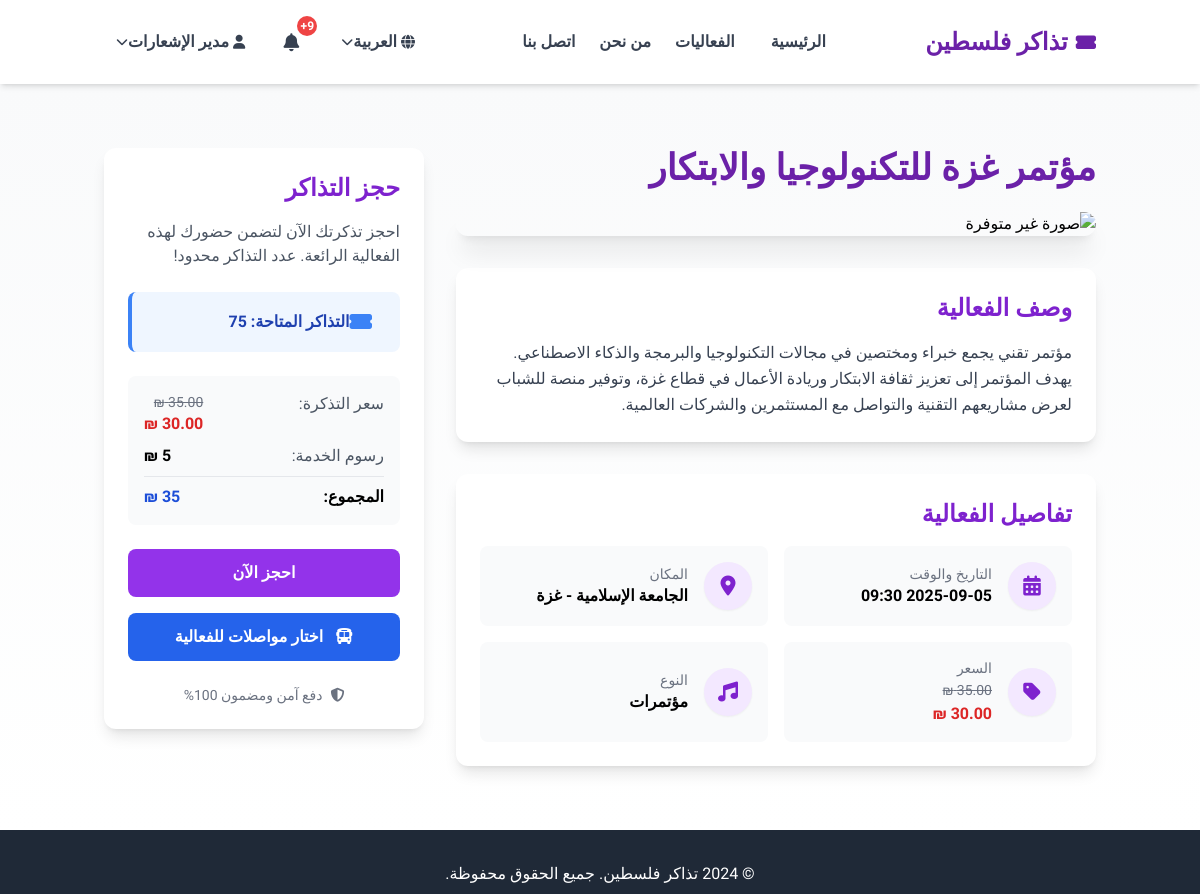
The app's page /event-details.php?id=17 (signed in) with its own data.
### tables this page shows
CREATE TABLE `events` (
  `id` int(11) NOT NULL,
  `title` varchar(255) NOT NULL,
  `description` text NOT NULL,
  `location` varchar(255) NOT NULL,
  `date_time` datetime NOT NULL,
  `end_time` datetime NOT NULL,
  `price` decimal(10,2) NOT NULL,
  `capacity` int(11) DEFAULT 100,
  `original_price` decimal(10,2) DEFAULT NULL,
  `category` varchar(50) NOT NULL,
  `organizer` varchar(100) DEFAULT NULL,
  `contact_email` varchar(100) DEFAULT NULL,
  `contact_phone` varchar(50) DEFAULT NULL,
  `is_featured` tinyint(1) DEFAULT 0,
  `status` varchar(20) DEFAULT 'active',
  `is_active` tinyint(1) DEFAULT 1,
  `image` varchar(255) DEFAULT NULL,
  `available_tickets` int(11) NOT NULL,
  `featured` tinyint(1) DEFAULT 0,
  `created_at` timestamp NOT NULL DEFAULT current_timestamp(),
  `updated_at` timestamp NOT NULL DEFAULT current_timestamp() ON UPDATE current_timestamp()
);

### config/database.php (called while the page is built, shortened)
<?php
class Database {
    private $host = DB_HOST;
    private $user = DB_USER;
    private $pass = DB_PASS;
    private $dbname = DB_NAME;
    private $dbh;
    private $stmt;
    public function __construct() {
        $dsn = 'mysql:host=' . $this->host . ';dbname=' . $this->dbname . ';charset=utf8mb4';
        $options = array(
            PDO::ATTR_PERSISTENT => true,
            PDO::ATTR_ERRMODE => PDO::ERRMODE_EXCEPTION,
            PDO::ATTR_DEFAULT_FETCH_MODE => PDO::FETCH_ASSOC,
            PDO::ATTR_EMULATE_PREPARES => false
        );
        try {
            $this->dbh = new PDO($dsn, $this->user, $this->pass, $options);
        } catch(PDOException $e) {
            $this->error = $e->getMessage();
            error_log('Database Connection Error: ' . $this->error);
            echo 'Database Connection Error: ' . $this->error;
        }
    }
    public function query($sql) {
        $this->stmt = $this->dbh->prepare($sql);
    }
    public function bind($param, $value, $type = null) {
        if(is_null($type)) {
            switch(true) {
                case is_int($value):
                    $type = PDO::PARAM_INT;
                    break;
            }
        }
        $this->stmt->bindValue($param, $value, $type);
    }
    public function execute() {
        try {
            return $this->stmt->execute();
        } catch(PDOException $e) {
            $this->error = $e->getMessage();
            error_log('Query Execution Error: ' . $this->error);
            return false;
        }
    }
    public function single() {
        $this->execute();
        return $this->stmt->fetch();
    }
}
?>

### includes/functions.php (called while the page is built, shortened)
<?php
function get_event_by_id($id) {
    $db = new Database();
    $db->query("SELECT * FROM events WHERE id = :id");
    $db->bind(':id', $id);
    return $db->single();
}

### includes/init.php (called while the page is built, shortened)
<?php
require_once __DIR__ . '/../config/database.php';
if (isset($_GET['lang'])) {
    $selected_lang = $_GET['lang'];
    $_SESSION['lang'] = $selected_lang;
} elseif (isset($_SESSION['lang'])) {
    $selected_lang = $_SESSION['lang'];
} else {
    $selected_lang = defined('APP_LANG') ? APP_LANG : 'ar';
}
require_once __DIR__ . '/icons.php';

### includes/icons.php (called while the page is built, shortened)
<?php
$icons = [
    'ar' => [
        'my_tickets' => 'fa-ticket-alt',
        'payment_methods' => 'fa-credit-card',
        'invoices' => 'fa-file-invoice',
        'notifications' => 'fa-bell',
        'account_preferences' => 'fa-cog',
        'security' => 'fa-shield-alt',
        'logout' => 'fa-sign-out-alt',
        'edit_profile' => 'fa-user-edit',
        'user' => 'fa-user',
        'globe' => 'fa-globe'
    ],
    'en' => [
        'my_tickets' => 'fa-tags',
        'payment_methods' => 'fa-money-bill-wave',
        'invoices' => 'fa-receipt',
        'notifications' => 'fa-envelope',
        'account_preferences' => 'fa-sliders-h',
        'security' => 'fa-lock',
        'logout' => 'fa-power-off',
        'edit_profile' => 'fa-pen',
        'user' => 'fa-user-circle',
        'globe' => 'fa-language'
    ],
    'he' => [
        'my_tickets' => 'fa-bookmark',
        'payment_methods' => 'fa-wallet',
        'invoices' => 'fa-file-alt',
        'notifications' => 'fa-comment',
        'account_preferences' => 'fa-tools',
        'security' => 'fa-user-shield',
        'logout' => 'fa-door-open',
        'edit_profile' => 'fa-id-card',
        'user' => 'fa-user-tie',
        'globe' => 'fa-globe-asia'
    ]
];
function get_icon($icon_name, $lang = null) {
    global $icons, $selected_lang;
    if ($lang === null) {
        $lang = $selected_lang;
    }
    if (isset($icons[$lang]) && isset($icons[$lang][$icon_name])) {
        return $icons[$lang][$icon_name];
    }
    return 'fa-question-circle';
}

### event-details.php (the view, shortened to what this page needs)
<?php
try {
    require_once 'includes/init.php';
    require_once 'includes/functions.php';
    require_once 'includes/header.php';
    $event_id = intval($_GET['id']);
    $event = get_event_by_id($event_id);
} catch (Exception $e) {
    die("خطأ في تحميل الملفات: " . $e->getMessage());
}
?>
<section class="py-16 bg-gradient-to-b from-gray-50 to-white min-h-[60vh]">
    <div class="container mx-auto px-4">
        <div class="flex flex-col md:flex-row gap-8">
            <div class="md:w-2/3">
                <h1 class="text-3xl md:text-4xl font-bold text-purple-800 mb-6"><?php echo $event['title']; ?></h1>
                <div class="relative overflow-hidden rounded-xl shadow-xl mb-8">
                    <img src="<?php echo !empty($event['image']) ? $event['image'] : 'assets/img/event-placeholder.jpg'; ?>" class="w-full h-auto object-cover" alt="<?php echo $event['title']; ?>">
                </div>
                <div class="bg-white rounded-xl shadow-lg p-6 mb-8">
                    <h2 class="text-2xl font-bold text-purple-700 mb-4"><?php echo $lang['event_description'] ?? 'وصف الفعالية'; ?></h2>
                    <p class="text-gray-700 leading-relaxed"><?php echo $event['description']; ?></p>
                </div>
                <div class="bg-white rounded-xl shadow-lg p-6">
                    <h2 class="text-2xl font-bold text-purple-700 mb-4"><?php echo $lang['event_details'] ?? 'تفاصيل الفعالية'; ?></h2>
                    <div class="grid grid-cols-1 md:grid-cols-2 gap-4">
                        <div class="flex items-center p-4 bg-gray-50 rounded-lg">
                            <div class="bg-purple-100 text-purple-700 rounded-full w-12 h-12 flex items-center justify-center mr-4 shadow-sm">
                                <i class="fas fa-calendar-alt text-xl"></i>
                            </div>
                            <div>
                                <h3 class="text-sm text-gray-500"><?php echo $lang['event_date_time'] ?? 'التاريخ والوقت'; ?></h3>
                                <p class="font-bold"><?php echo date('Y-m-d H:i', strtotime($event['date_time'])); ?></p>
                            </div>
                        </div>
                        <div class="flex items-center p-4 bg-gray-50 rounded-lg">
                            <div class="bg-purple-100 text-purple-700 rounded-full w-12 h-12 flex items-center justify-center mr-4 shadow-sm">
                                <i class="fas fa-map-marker-alt text-xl"></i>
                            </div>
                            <div>
                                <h3 class="text-sm text-gray-500"><?php echo $lang['event_location'] ?? 'المكان'; ?></h3>
                                <p class="font-bold"><?php echo $event['location']; ?></p>
                            </div>
                        </div>
                        <div class="flex items-center p-4 bg-gray-50 rounded-lg">
                            <div class="bg-purple-100 text-purple-700 rounded-full w-12 h-12 flex items-center justify-center mr-4 shadow-sm">
                                <i class="fas fa-tag text-xl"></i>
                            </div>
                            <div>
                                <h3 class="text-sm text-gray-500"><?php echo $lang['event_price'] ?? 'السعر'; ?></h3>
                                <?php if (!empty($event['original_price'])): ?>
                                <div>
                                    <span class="line-through text-gray-500 text-sm"><?php echo $event['original_price']; ?> ₪</span>
                                    <p class="font-bold text-red-600"><?php echo $event['price']; ?> ₪</p>
                                </div>
                                <?php else: ?>
                                <p class="font-bold text-blue-700"><?php echo $event['price']; ?> ₪</p>
                                <?php endif; ?>
                            </div>
                        </div>
                        <div class="flex items-center p-4 bg-gray-50 rounded-lg">
                            <div class="bg-purple-100 text-purple-700 rounded-full w-12 h-12 flex items-center justify-center mr-4 shadow-sm">
                                <i class="fas fa-music text-xl"></i>
                            </div>
                            <div>
                                <h3 class="text-sm text-gray-500"><?php echo $lang['event_type'] ?? 'النوع'; ?></h3>
                                <p class="font-bold"><?php echo $event['category']; ?></p>
                            </div>
                        </div>
                    </div>
                </div>
            </div>
            <div class="md:w-1/3">
                <div class="bg-white rounded-xl shadow-lg p-6 sticky top-24">
                    <h2 class="text-2xl font-bold text-purple-700 mb-4"><?php echo $lang['book_tickets'] ?? 'حجز التذاكر'; ?></h2>
                    <p class="text-gray-600 mb-6"><?php echo $lang['book_ticket_now'] ?? 'احجز تذكرتك الآن لتضمن حضورك لهذه الفعالية الرائعة. عدد التذاكر محدود!'; ?></p>
                    <div class="bg-blue-50 border-l-4 border-blue-500 p-4 mb-6 rounded-lg">
                        <div class="flex items-center">
                            <div class="text-blue-500 mr-3">
                                <i class="fas fa-ticket-alt text-xl"></i>
                            </div>
                            <div>
                                <p class="font-semibold text-blue-800"><?php echo $lang['available_tickets'] ?? 'التذاكر المتاحة'; ?>: <span class="font-bold"><?php echo $event['available_tickets']; ?></span></p>
                            </div>
                        </div>
                    </div>
                    <div class="bg-gray-50 p-4 rounded-lg mb-6">
                        <div class="flex justify-between mb-2">
                            <span class="text-gray-600"><?php echo $lang['ticket_price'] ?? 'سعر التذكرة'; ?>:</span>
                            <?php if (!empty($event['original_price'])): ?>
                            <div class="text-right">
                                <span class="line-through text-gray-500 text-sm block"><?php echo $event['original_price']; ?> ₪</span>
                                <span class="font-bold text-red-600"><?php echo $event['price']; ?> ₪</span>
                            </div>
                            <?php else: ?>
                            <span class="font-bold text-blue-700"><?php echo $event['price']; ?> ₪</span>
                            <?php endif; ?>
                        </div>
                        <div class="flex justify-between">
                            <span class="text-gray-600"><?php echo $lang['service_fee'] ?? 'رسوم الخدمة'; ?>:</span>
                            <span class="font-bold">5 ₪</span>
                        </div>
                        <div class="border-t border-gray-200 my-2"></div>
                        <div class="flex justify-between">
                            <span class="font-bold"><?php echo $lang['total_amount'] ?? 'المجموع'; ?>:</span>
                            <span class="font-bold text-blue-700"><?php echo $event['price'] + 5; ?> ₪</span>
                        </div>
                    </div>
                    <?php if($event['available_tickets'] > 0): ?>
                    <a href="checkout.php?event_id=<?php echo $event['id']; ?>" class="bg-purple-600 hover:bg-purple-700 text-white py-3 px-6 rounded-lg font-bold w-full block text-center transition-all duration-300 hover:shadow-lg pulse-animation mb-4">
                        <?php echo $lang['book_now'] ?? 'احجز الآن'; ?>
                    </a>
                    <a href="transport/starting_points.php?event_id=<?php echo $event['id']; ?>" class="bg-blue-600 hover:bg-blue-700 text-white py-3 px-6 rounded-lg font-bold w-full block text-center transition-all duration-300 hover:shadow-lg">
                        <i class="fas fa-bus <?php echo ($selected_lang == 'en') ? 'mr-2' : 'ml-2'; ?>"></i>
                        <?php echo $lang['book_transport'] ?? 'اختار مواصلات للفعالية'; ?>
                    </a>
                    <?php endif; ?>
                    <div class="flex items-center justify-center mt-6 text-gray-500 text-sm">
                        <i class="fas fa-shield-alt <?php echo ($selected_lang == 'en') ? 'mr-2' : 'ml-2'; ?>"></i>
                        <span><?php echo $lang['secure_payment'] ?? 'دفع آمن ومضمون 100%'; ?></span>
                    </div>
                </div>
            </div>
        </div>
    </div>
</section>
<?php
require_once 'includes/footer.php';
?>

### assets/css/responsive.css (style rules this page uses)
* { box-sizing: border-box; }
html, body { overflow-x: hidden; max-width: 100vw; position: relative; }
img { max-width: 100%; height: auto; display: block; }
.pulse-animation { animation: pulse 2s infinite; }
@media (min-width: 1025px) { .container { max-width: 1200px; } }
html { scroll-padding-top: 80px; }

### assets/css/performance.css (style rules this page uses)
img { image-rendering: -webkit-optimize-contrast; image-rendering: crisp-edges; }
html { scroll-behavior: smooth; }

### event-details.php (style rules this page uses)
.pulse-animation { animation: pulse 2s infinite; }

### records on screen
events: title "مؤتمر غزة للتكنولوجيا والابتكار", description "مؤتمر تقني يجمع خبراء ومختصين في مجالات التكنولوجيا والبرمجة والذكاء الاصطناعي. يهدف المؤتمر إلى تعزيز ثقافة الابتكار وريادة الأعمال في قطاع غزة، وتوفير منصة للشباب لعرض مشاريعهم التقنية والتواصل مع المستثمرين والشركات العالمية.", date_time "2025-09-05 09:30", location "الجامعة الإسلامية - غزة", original_price "35.00", category "مؤتمرات", available_tickets "75"

### other values on screen
$lang['site_name'] "تذاكر فلسطين"
$lang['home'] "الرئيسية"
$lang['events'] "الفعاليات"
$lang['about'] "من نحن"
$lang['contact'] "اتصل بنا"
$lang['language'] "العربية"
$_SESSION['user_name'] "مدير الإشعارات"
$lang['event_description'] "وصف الفعالية"
$lang['event_details'] "تفاصيل الفعالية"
$lang['event_date_time'] "التاريخ والوقت"
$lang['event_location'] "المكان"
$lang['event_price'] "السعر"
$lang['event_type'] "النوع"
$lang['book_tickets'] "حجز التذاكر"
$lang['book_ticket_now'] "احجز تذكرتك الآن لتضمن حضورك لهذه الفعالية الرائعة. عدد التذاكر محدود!"
